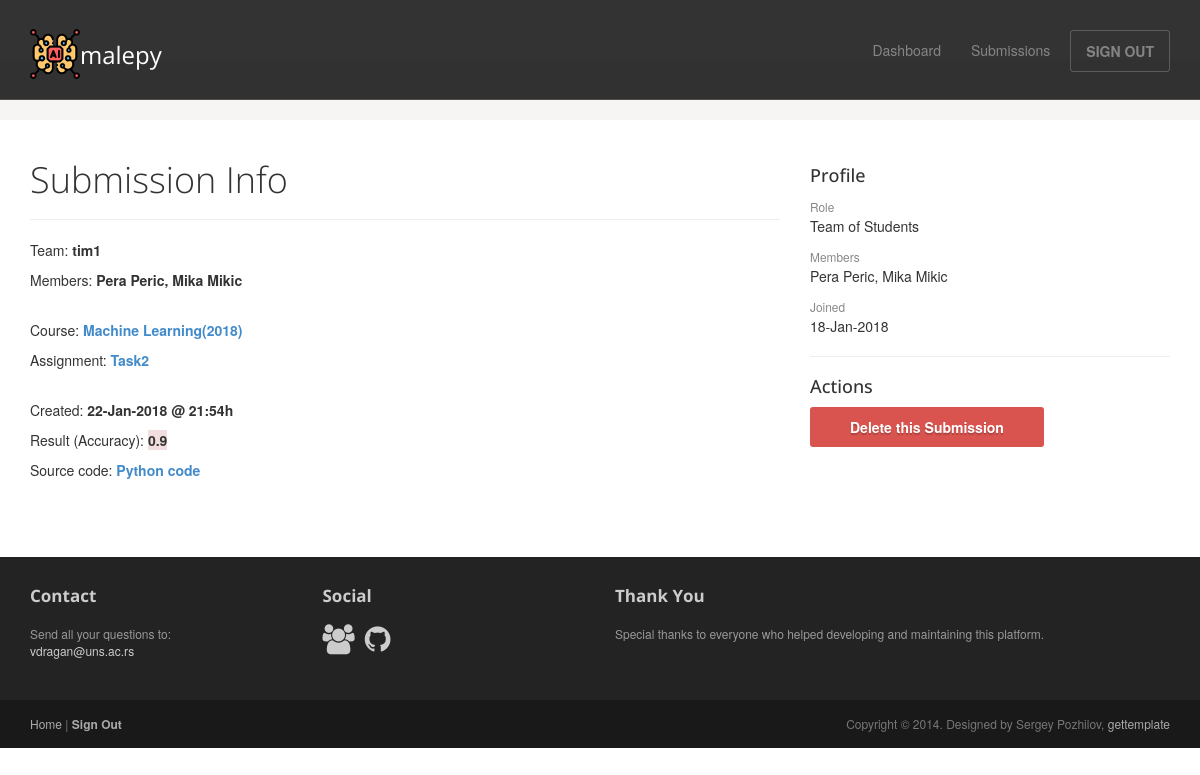
The page /submission/4/ (signed in) on the database as committed earlier.
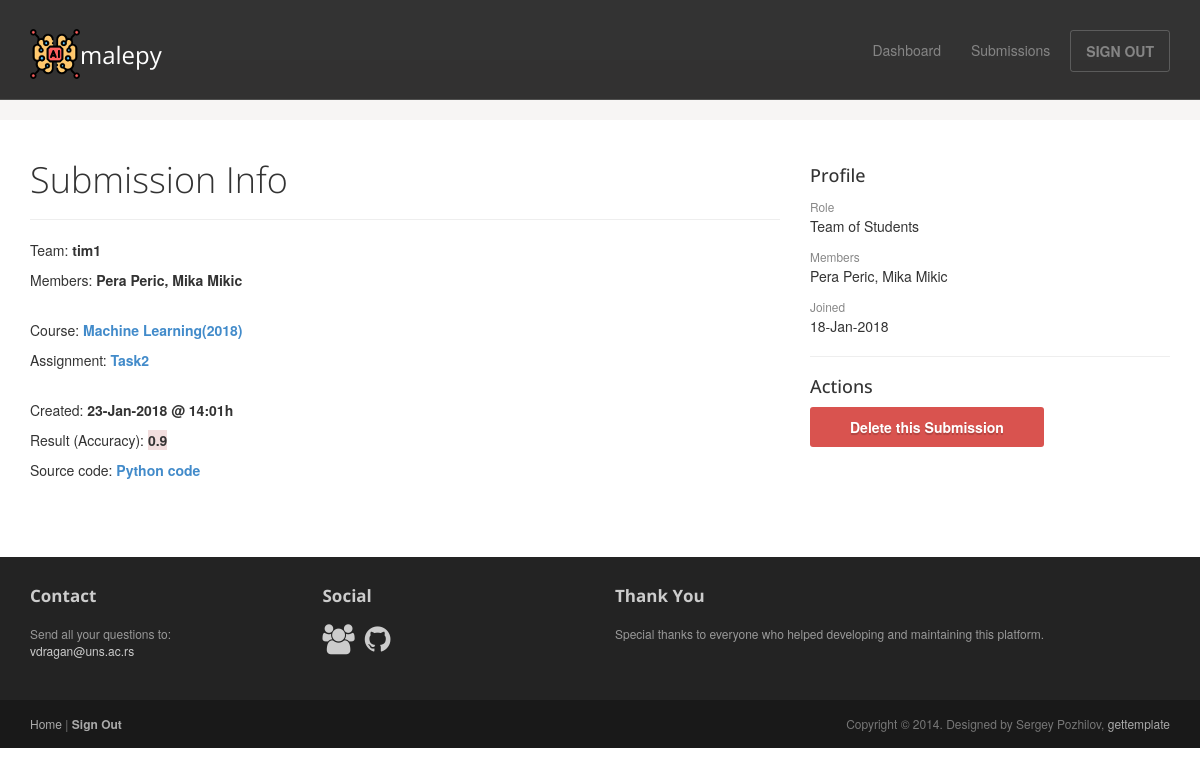
The same page on the database as committed later.
### malepy/models.py (models this page shows, shortened)
class Submission(models.Model):
    created = models.DateTimeField(auto_now=True, null=False, blank=False)
    submitted_file = models.FileField(null=False, blank=False, upload_to=submitted_file_name, default='my_file')
    valid = models.BooleanField(null=False, blank=False, default=False)
    result = models.FloatField(null=True, blank=True, validators=[MinValueValidator(0)])
    approved = models.BooleanField(null=False, blank=False, default=True)
    user = models.ForeignKey(User, null=False, blank=False)
    assignment = models.ForeignKey(Assignment, on_delete=models.CASCADE, null=False, blank=False)
    def submitted_file_download_url(self):
        return '/' + settings.MEDIA_URL + str(self.submitted_file)

class User(AbstractUser):
    user_role = models.IntegerField(null=False, blank=False, default=0)  # 0 = teacher, 1 = student
    members = models.CharField(max_length=200, null=True, blank=True)

class Assignment(models.Model):
    SORTING_CHOICES = (
        ('Asc', 'Asc'),
        ('Desc', 'Desc')
    )
    name = models.CharField(max_length=100, null=True, blank=True)
    name_en = models.CharField(max_length=100, null=False, blank=False)
    description = models.CharField(max_length=2000, null=True, blank=True)
    description_en = models.CharField(max_length=2000, null=False, blank=False)
    folder = models.CharField(max_length=100, null=False, blank=False, default='undecided')
    training = models.FileField(null=True, blank=True, upload_to=assignment_data_set_directory)
    fake_testing = models.FileField(null=True, blank=True, upload_to=assignment_data_set_directory)
    testing = models.FileField(null=True, blank=True, upload_to=assignment_data_set_directory)
    starting = models.DateTimeField(null=True, blank=True)
    ending = models.DateTimeField(null=True, blank=True)
    measurement = models.CharField(max_length=50, null=False, blank=False, default='Accuracy')
    sorting = models.CharField(max_length=4, null=False, blank=False, default='Asc', choices=SORTING_CHOICES)
    threshold = models.FloatField(null=True, blank=True)
    course = models.ForeignKey(Course, on_delete=models.CASCADE, null=False, blank=False)

class Course(models.Model):
    name = models.CharField(max_length=50, null=False, blank=False)
    year = models.IntegerField(null=False, blank=False, validators=[MinValueValidator(0)])
    users = models.ManyToManyField(
        User,
        through='Enrollment',
    )

### malepy/views.py (the view)
# urls.py: url(r'^submission/(?P<submission_id>[0-9]+)/$', views.submission, name='submission'),
@login_required(login_url='/')
def submission(request, submission_id):
    this_submission = get_object_or_404(Submission, pk=submission_id)
    display_download = True
    if request.user.user_role:
        if request.user.id != this_submission.user.id and timezone.now() < this_submission.assignment.ending:
            display_download = False
    context = {"submission": this_submission, "display_download": display_download}
    return render(request, 'malepy/submission.html', context=context)

### malepy/templates/malepy/submission.html (shortened to what this page needs)
{% extends "malepy/user_base.html" %}
{% block article %}
    <header class="page-header">
        <h1 class="page-title">Submission Info</h1>
    </header>
    {% if submission.user.members %}
        <p>Team: <b>{{ submission.user.username }}</b></p>
        <p>Members: <b>{{ submission.user.members }}</b></p>
    {% else %}
        <p>Student: <b>{{ submission.user.first_name }} {{ submission.user.last_name }}</b></p>
    {% endif %}
    <br>
    <p>Course: <b><a href="{% url 'malepy:course' submission.assignment.course.id %}">{{ submission.assignment.course.name }}({{ submission.assignment.course.year }})</a> </b></p>
    <p>Assignment: <b><a href="{% url 'malepy:assignment' submission.assignment.id %}">{{ submission.assignment.name_en }}</a> </b></p>
    <br>
    <p>Created: <b>{{ submission.created| date:"d-M-Y @ H:i" }}h</b></p>
    {% if submission.approved %}
        <p>Result ({{ submission.assignment.measurement }}): <span class="bg-success"><b>{{ submission.result }}</b></span></p>
    {% else %}
        <p>Result ({{ submission.assignment.measurement }}): <span class="bg-danger"><b>{{ submission.result }}</b></span></p>
    {% endif %}
    {% if display_download %}
        <p>Source code: <b><a href="{{ submission.submitted_file_download_url }}" download>Python code</a> </b></p>
    {% endif %}
{% endblock %}
{% block submissions %}
    {% if user.id == submission.user.id %}
        <hr>
        <h4>Actions</h4>
        <li><a href="{% url 'malepy:delete_submission' submission.id %}"><button class="btn btn-danger">Delete this Submission</button></a></li>
    {% endif %}
{% endblock %}

Rows that differ between the two databases and show on the page:
changed Submission "tim1": created "22-Jan-2018 @ 21:54" → "23-Jan-2018 @ 14:01"
